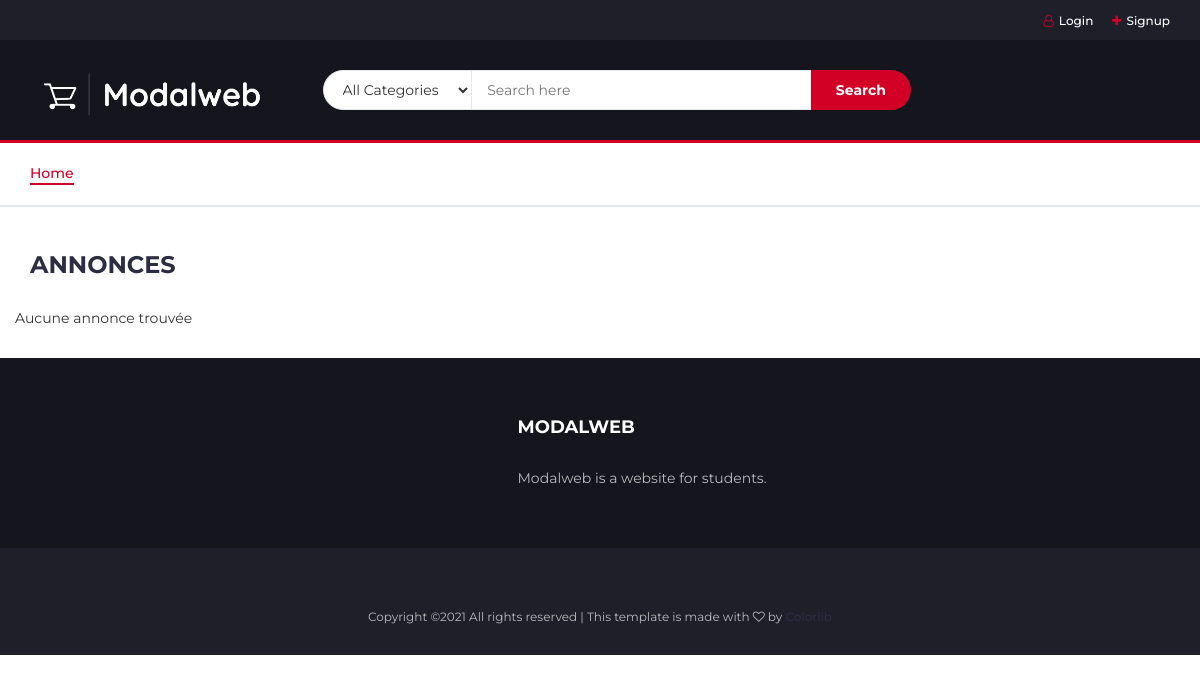
Page /content/ on the earlier database version.
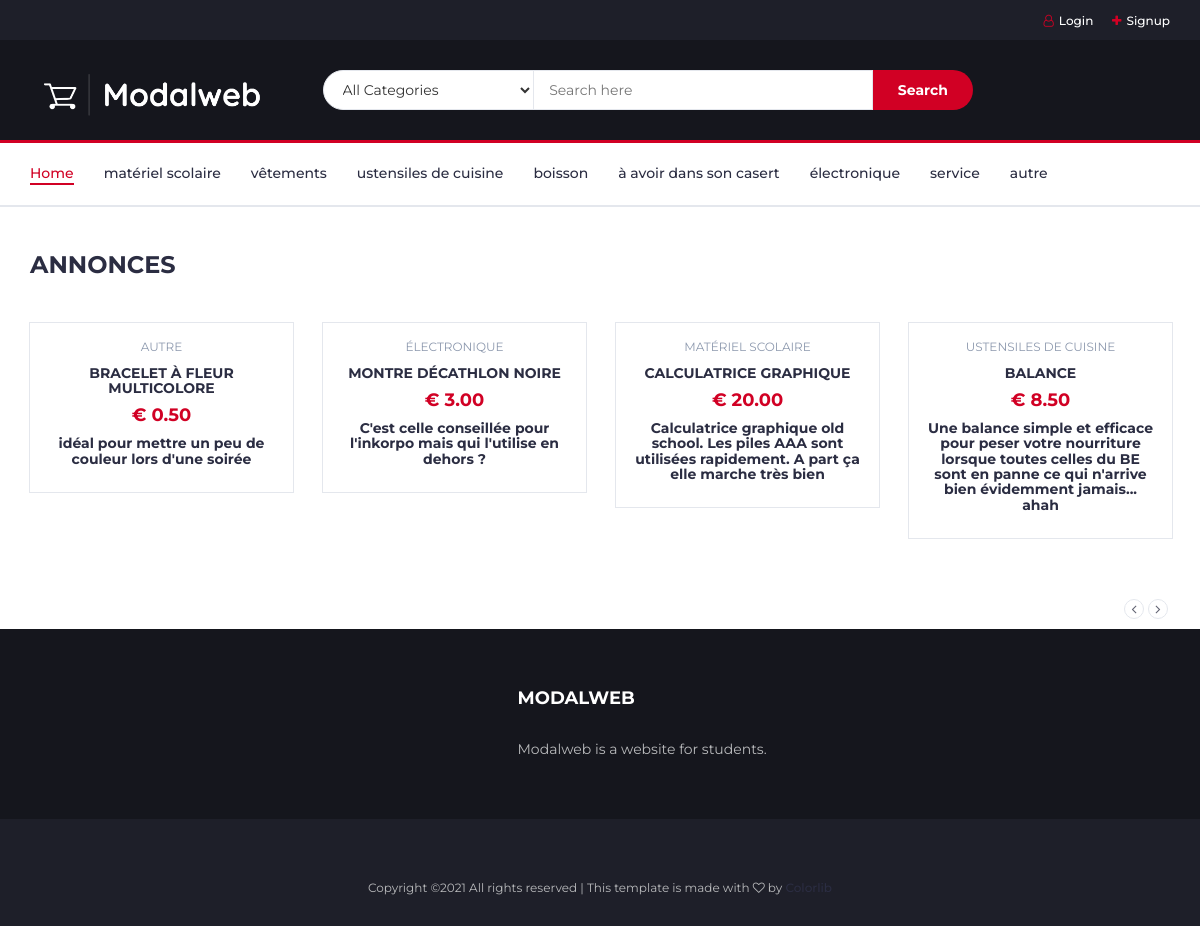
Same page on the later database version.
### tables this page shows
CREATE TABLE `categories` (
  `id` int(11) NOT NULL,
  `nom` varchar(100) NOT NULL
);

CREATE TABLE `annonce` (
  `id` int(11) NOT NULL,
  `title` varchar(200) NOT NULL,
  `description` text NOT NULL,
  `price` decimal(10,2) NOT NULL,
  `place` text NOT NULL,
  `photo` text NOT NULL,
  `category_id` int(11) NOT NULL,
  `user_email` varchar(150) NOT NULL,
  `quantity` int(11) DEFAULT NULL
);

### content/index.php (called while the page is built, shortened)
<?php
require_once "../models/AnnonceModel.php";
get_head();
get_header();
get_navigation(0);
$annonces = AnnonceModel::getAllAnnonces();
list_products($annonces);
get_footer();
?>

### models/CategoryModel.php (called while the page is built, shortened)
<?php
class CategoryModel
{
    public static function getCategories()
    {
        $dbh = Database::connect();
        $query = "SELECT * FROM `categories`";
        $sth = $dbh->prepare($query);
        $sth->setFetchMode(PDO::FETCH_CLASS, 'CategoryModel');
        $sth->execute();
        $categories = $sth->fetchAll();
        return $categories;
    }
}
?>

### models/AnnonceModel.php (called while the page is built, shortened)
<?php
class AnnonceModel
{
    private static function annonceFromRow($row)
    {
        $annonce = new AnnonceModel();
        $annonce->id = $row['id'];
        $annonce->title = $row['title'];
        $annonce->description = $row['description'];
        $annonce->price = $row['price'];
        $annonce->place = $row['place'];
        $annonce->photo = $row['photo'];
        $annonce->user_email = $row['user_email'];
        $annonce->quantity = $row['quantity'];
        $annonce->category_id = $row['category_id'];
        $category = new CategoryModel();
        $category->id = $row['category_id'];
        $category->nom = $row['nom'];
        $annonce->category = $category;
        return $annonce;
    }
    public static function getAllAnnonces()
    {
        $dbh = Database::connect();
        $query = "SELECT a.*, c.nom FROM `annonce` as a join categories as c on a.category_id=c.id";
        $sth = $dbh->prepare($query);
        $sth->execute();
        $annonces = array();
        while (($row = $sth->fetch(PDO::FETCH_ASSOC)) !== false) {
            $annonces[] = self::annonceFromRow($row);
        }
        return $annonces;
    }
}

### content/utils/_view_utils.php (the view, shortened to what this page needs)
<?php
function get_head()
{
    echo <<<HEAD
<!DOCTYPE html>
<html lang="en">
<head>
    <meta charset="utf-8">
    <meta http-equiv="X-UA-Compatible" content="IE=edge">
    <meta name="viewport" content="width=device-width, initial-scale=1">
    <title>Modalweb</title>
    <link href="https://fonts.googleapis.com/css?family=Montserrat:400,500,700" rel="stylesheet">
    <link type="text/css" rel="stylesheet" href="css/bootstrap.min.css"/>
    <link type="text/css" rel="stylesheet" href="css/slick.css"/>
    <link type="text/css" rel="stylesheet" href="css/slick-theme.css"/>
    <link type="text/css" rel="stylesheet" href="css/nouislider.min.css"/>
    <link rel="stylesheet" href="css/font-awesome.min.css">
    <link type="text/css" rel="stylesheet" href="css/style.css"/>
    <!--[if lt IE 9]>
    <script src="https://oss.maxcdn.com/html5shiv/3.7.3/html5shiv.min.js"></script>
    <script src="https://oss.maxcdn.com/respond/1.4.2/respond.min.js"></script>
    <![endif]-->
</head>
<body>
HEAD;
}
function get_search()
{
    $category = null;
    if ($_SERVER['REQUEST_METHOD'] === 'GET') {
        $category = $_GET['category'] ?? null;
        $search = $_GET['search'] ?? null;
    }
    echo '
    <div class="col-md-8">
        <div class="header-search">
            <form class="form-inline" method="get" action="search.php">
            <select class="input-select" name="category">
            <option value="0"' . (!$category ? "" : "selected") . '>All Categories</option>';
    echo '
                </select>
                <input class="input" placeholder="Search here" name="search" value="' . htmlspecialchars($search) . '">
                <button class="search-btn">Search</button>
            </form>
        </div>
    </div>
    ';
}
function get_header()
{
    $text = "Login";
    $url = "login.php";
    $bienvenue = "";
    $logout = "";
    $signup = '<li><a href="signup.php"><i class="fa fa-plus"></i>Signup</a></li>';
    echo '
<header>
    <div id="top-header">
        <div class="container">
            <ul class="header-links pull-right">
                <li style="color: white;">' . $bienvenue . '</li>
                <li><a href="' . $url . '"><i class="fa fa-user-o"></i>' . $text . '</a></li>
                ' . $logout . '
                ' . $signup . '
            </ul>
        </div>
    </div>
    <div id="header">
        <div class="container">
            <div class="row">
                <div class="col-md-3">
                    <div class="header-logo">
                        <a href="index.php" class="logo">
                            <img src="./img/logo.png" height="62" alt="">
                        </a>
                    </div>
                </div>
                ';
    get_search();
    echo '
                <div class="col-md-1 clearfix">
                    <div class="header-ctn">
';
    if (isLoggedIn()) {
        echo '<div class="dropdown">
                            <a href="create_annonce.php">
                                <i class="fa fa-plus"></i>
                                <span>Add annonce</span>
                            </a>';
    } else echo '<div class="dropdown">';
    echo '
                        <div class="menu-toggle">
                            <a href="#">
                                <i class="fa fa-bars"></i>
                                <span>Menu</span>
                            </a>
                        </div>
                    </div>
                </div>
            </div>
        </div>
    </div>
</header>
';
}
function get_navigation($tab = -1)
{
    $categories = CategoryModel::getCategories();
    $categoriesNav = '';
    foreach ($categories as $category) {
        $categoriesNav = $categoriesNav . "<li " . ($tab == $category->id ? 'class="active"' : '') . "><a href='search.php?category=" . $category->id . "'>" . htmlspecialchars($category->nom) . "</a></li>";
    }
    echo '
<nav id="navigation">
    <div class="container">
        <div id="responsive-nav">
            <ul class="main-nav nav navbar-nav">
                <li ' . ($tab == 0 ? 'class="active"' : '') . ' ><a href="index.php">Home</a></li>
                ' . $categoriesNav . '
            </ul>
        </div>
    </div>
</nav>
';
}
function get_annonce($annonce = null)
{
    $title = htmlspecialchars($annonce->title);
    $category = htmlspecialchars($annonce->category->nom);
    $description = htmlspecialchars($annonce->description);
    $price = htmlspecialchars($annonce->price);
    $photo = htmlspecialchars($annonce->photo);
    echo '
<div class="product">
<div class="product-img">
                                        <img src="./img/annonces/' . $photo . '" alt="">
                                        <div class="product-label">
                                        </div>
                                    </div>
                                    <div class="product-body">
                                        <p class="product-category">' . $category . '</p>
                                        <h3 class="product-name"><a href="#">' . $title . '</a></h3>
                                        <h4 class="product-price">€ ' . $price . '
                                        <h5>' . $description . '</h5>
                                        </h4>
                                    </div>
                                    <div class="add-to-cart">
                                        <a href="details.php?id=' . $annonce->id . '"><button class="add-to-cart-btn"><i class="fa fa-info-circle"></i> Details
                                        </button></a>
                                    </div>
                                </div>
                                ';
}
function list_products($annonces = null)
{
    echo '
<div class="section">
    <div class="container">
        <div class="row">
            <div class="col-md-12">
                <div class="section-title">
                    <h3 class="title">Annonces</h3>
                    <div class="section-nav">
                    </div>
                </div>
            </div>
            <div class="col-md-12">
                <div class="row">
                    <div class="products-tabs">
                        <div id="tab1" class="tab-pane active">
                            <div class="products-slick" data-nav="#slick-nav-1">
                                ';
    if (!$annonces) {
        echo 'Aucune annonce trouvée';
    } else {
        foreach ($annonces as $annonce) {
            get_annonce($annonce);
        }
    }
    echo '
                            </div>
                            <div id="slick-nav-1" class="products-slick-nav"></div>
                        </div>
                    </div>
                </div>
            </div>
        </div>
    </div>
</div>';
}
function get_footer()
{
    echo <<<FOOTER
<footer id="footer">
    <div class="section">
        <div class="container">
            <div class="row">
                <div class="col-md-offset-5 col-xs-3">
                    <div class="footer">
                        <h3 class="footer-title">Modalweb</h3>
                        <p>Modalweb is a website for students.</p>
                    </div>
                </div>
            </div>
        </div>
    </div>
    <div id="bottom-footer" class="section">
        <div class="container">
            <div class="row">
                <div class="col-md-12 text-center">
                    <span class="copyright">
								Copyright &copy;<script>document.write(new Date().getFullYear());</script> All rights reserved | This template is made with <i
                                class="fa fa-heart-o" aria-hidden="true"></i> by <a href="https://colorlib.com"
                                                                                    target="_blank">Colorlib</a>
							</span>
                </div>
            </div>
        </div>
    </div>
</footer>
<script src="js/jquery.min.js"></script>
<script src="js/bootstrap.min.js"></script>
<script src="js/slick.min.js"></script>
<script src="js/nouislider.min.js"></script>
<script src="js/jquery.zoom.min.js"></script>
<script src="js/main.js"></script>
</body>
</html>
FOOTER;
}
?>

### content/css/style.css (style rules this page uses)
body { font-family: 'Montserrat', sans-serif; font-weight: 400; color: #333; }
h1, h2, h3, h4, h5, h6 { color: #2B2D42; font-weight: 700; margin: 0 0 10px; }
a { color: #2B2D42; font-weight: 500; -webkit-transition: 0.2s color; transition: 0.2s color; }
ul, ol { margin: 0; padding: 0; list-style: none }
.input { height: 40px; padding: 0px 15px; border: 1px solid #E4E7ED; background-color: #FFF; width: 100%; }
.input-select { padding: 0px 15px; background: #FFF; border: 1px solid #E4E7ED; height: 40px; }
.section { padding-top: 30px; padding-bottom: 30px; }
.section-title { position: relative; margin-bottom: 30px; margin-top: 15px; }
.section-title .title { display: inline-block; text-transform: uppercase; margin: 0px; }
#top-header { padding-top: 10px; padding-bottom: 10px; background-color: #1E1F29; }
.header-links li { display: inline-block; margin-right: 15px; font-size: 12px; }
.header-links li:last-child { margin-right: 0px; }
.header-links li a { color: #FFF; }
.header-links li i { color: #D10024; margin-right: 5px; }
#header { padding-top: 15px; padding-bottom: 15px; background-color: #15161D; }
.header-logo { float: left; }
.header-logo .logo img { display: block; }
.header-search { padding: 15px 0px; }
.header-search form { position: relative; }
.header-search form .input-select { margin-right: -4px; border-radius: 40px 0px 0px 40px; }
.header-search form .input { width: calc(80% - 260px); margin-right: -4px; }
.header-search form .search-btn { height: 40px; width: 100px; background: #D10024; color: #FFF; font-weight: 700; border: none; border-radius: 0px 40px 40px 0px; }
#navigation { background: #FFF; border-bottom: 2px solid #E4E7ED; border-top: 3px solid #D10024; }
.main-nav>li+li { margin-left: 30px }
.main-nav>li>a { padding: 20px 0px; }
.main-nav>li>a:hover, .main-nav>li>a:focus, .main-nav>li.active>a { color: #D10024; background-color: transparent; }
.main-nav>li>a:after { content: ""; display: block; width: 0%; height: 2px; background-color: #D10024; -webkit-transition: 0.2s all; transition: 0.2s all; }
.main-nav>li>a:hover:after, .main-nav>li>a:focus:after, .main-nav>li.active>a:after { width: 100%; }
.product { position: relative; margin: 15px 0px; -webkit-box-shadow: 0px 0px 0px 0px #E4E7ED, 0px 0px 0px 1px #E4E7ED; box-shadow: 0px 0px 0px 0px #E4E7ED, 0px 0px 0px 1px #E4E7ED; -webkit-transition: 0.2s all; transition: 0.2s all; }
.product .product-body { position: relative; padding: 15px; background-color: #FFF; text-align: center; z-index: 20; }
.product .product-body .product-category { text-transform: uppercase; font-size: 12px; color: #8D99AE; }
.product .product-body .product-name { text-transform: uppercase; font-size: 14px; }
.product .product-body .product-name>a { font-weight: 700; }
.product .product-body .product-price { color: #D10024; font-size: 18px; }
.product .add-to-cart { position: absolute; left: 1px; right: 1px; bottom: 1px; padding: 15px; background: #1e1f29; text-align: center; -webkit-transform: translateY(0%); -ms-transform: translateY(0%); transform: translateY(0%); -webkit-transition: 0.2s all; transition: 0.2s all; z-index: 2; }
.product .add-to-cart .add-to-cart-btn { position: relative; border: 2px solid transparent; height: 40px; padding: 0 30px; background-color: #ef233c; color: #FFF; text-transform: uppercase; font-weight: 700; border-radius: 40px; -webkit-transition: 0.2s all; transition: 0.2s all; }
.products-slick .product.slick-slide { margin: 15px; }
.products-tabs>.tab-pane { display: block; height: 0; opacity: 0; visibility: hidden; overflow-y: hidden; padding-bottom: 60px; margin-bottom: -60px; }
.products-tabs>.tab-pane.active { opacity: 1; visibility: visible; height: auto; }
.products-slick-nav { position: absolute; right: 15px; z-index: 10; }
#footer { background: #15161D; color: #B9BABC; }
#bottom-footer { background: #1E1F29; }
.footer { margin: 30px 0px; }
.footer .footer-title { color: #FFF; text-transform: uppercase; font-size: 18px; margin: 0px 0px 30px; }
.copyright { margin-top: 30px; display: block; font-size: 12px; }

Differences in the rows shown:
added categories: nom "matériel scolaire"
added categories: nom "vêtements"
added categories: nom "ustensiles de cuisine"
added categories: nom "boisson"
added categories: nom "à avoir dans son casert"
added categories: nom "électronique"
added categories: nom "service"
added categories: nom "autre"
added annonce: category.nom "AUTRE", title "BRACELET À FLEUR MULTICOLORE", price "0.50", description "idéal pour mettre un peu de couleur lors d'une soirée"
added annonce: category.nom "ÉLECTRONIQUE", title "MONTRE DÉCATHLON NOIRE", price "3.00", description "C'est celle conseillée pour l'inkorpo mais qui l'utilise en dehors ?"
added annonce: category.nom "MATÉRIEL SCOLAIRE", title "CALCULATRICE GRAPHIQUE", price "20.00", description "Calculatrice graphique old school. Les piles AAA sont utilisées rapidement. A part ça elle marche très bien"
added annonce: category.nom "USTENSILES DE CUISINE", title "BALANCE", price "8.50", description "Une balance simple et efficace pour peser votre nourriture lorsque toutes celles du BE sont en panne ce qui n'arrive bien évidemment jamais... ahah"
Other differences:
text no longer shown: "Aucune annonce trouvée"
